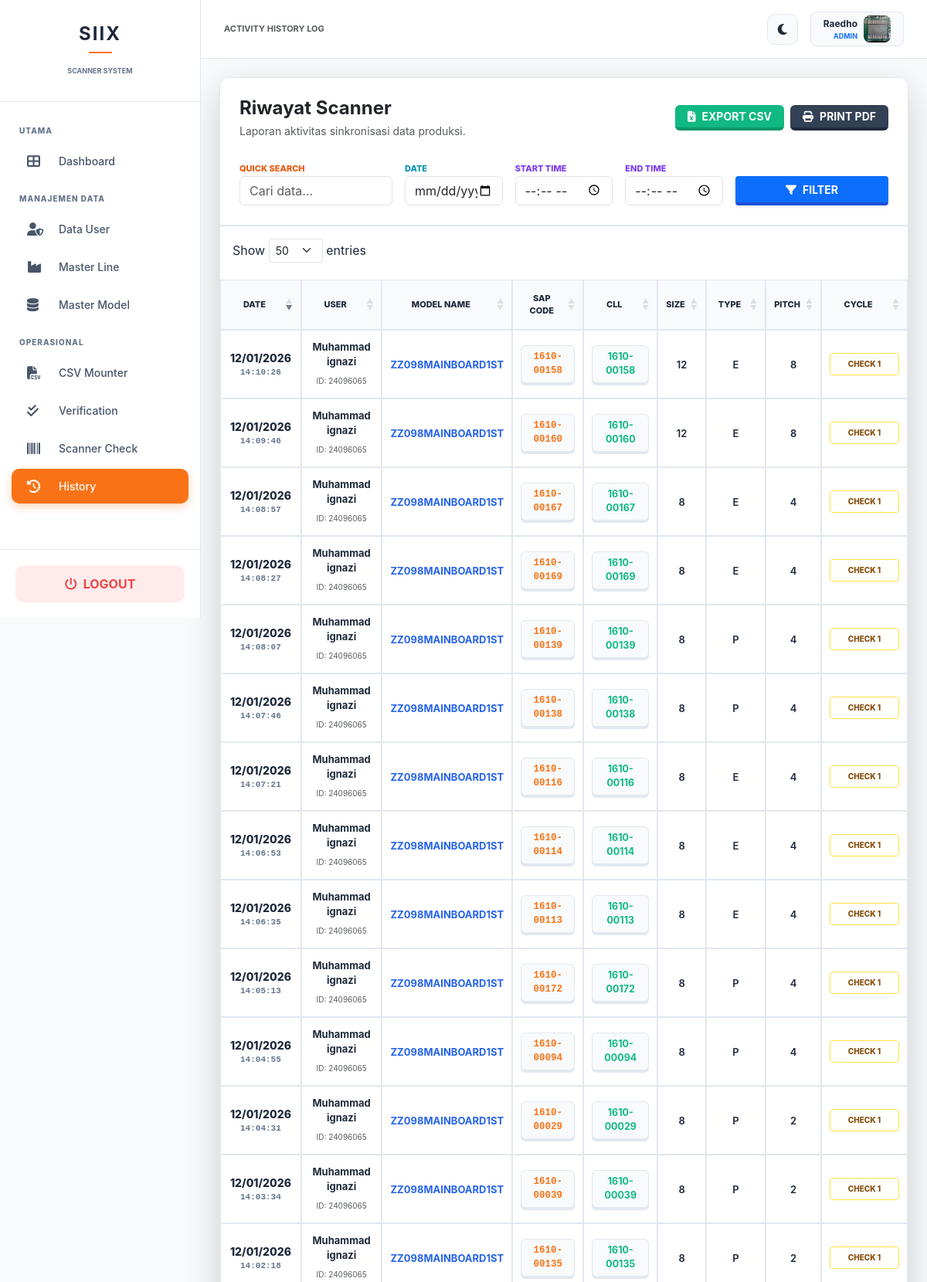
/admin/history_scanner.php (signed in, upper part), run on the app's committed database.
### tables this page shows
CREATE TABLE `users` (
  `id` int(11) NOT NULL,
  `username` varchar(50) NOT NULL,
  `nama_karyawan` varchar(100) DEFAULT NULL,
  `password` varchar(255) NOT NULL,
  `role` enum('admin','user') DEFAULT 'user',
  `foto` varchar(255) DEFAULT 'default.png'
);

CREATE TABLE `scanner_history` (
  `id` int(11) NOT NULL,
  `tanggal` datetime DEFAULT current_timestamp(),
  `nama_karyawan` varchar(100) DEFAULT NULL,
  `username` varchar(50) DEFAULT NULL,
  `role` varchar(20) DEFAULT NULL,
  `model_name` varchar(100) DEFAULT NULL,
  `sap_code` varchar(100) DEFAULT NULL,
  `status` varchar(20) DEFAULT 'COMPLETED',
  `cll` varchar(50) DEFAULT NULL,
  `size` varchar(50) DEFAULT NULL,
  `type` varchar(50) DEFAULT NULL,
  `pitch` varchar(50) DEFAULT NULL,
  `cycle` int(11) DEFAULT NULL
);

### admin/history_scanner.php (the view, shortened to what this page needs)
<?php
include '../config/koneksi.php';
$user_login = $_SESSION['username'];
$query_user = mysqli_query($conn, "SELECT * FROM users WHERE username = '$user_login'");
$data_user = mysqli_fetch_assoc($query_user);
$where_clauses = [];
$where_sql = count($where_clauses) > 0 ? " WHERE " . implode(" AND ", $where_clauses) : "";
?>
<!DOCTYPE html>
<html lang="id">
<head>
    <link href="https://cdn.jsdelivr.net/npm/bootstrap@5.3.0/dist/css/bootstrap.min.css" rel="stylesheet">
    <link rel="stylesheet" href="https://cdnjs.cloudflare.com/ajax/libs/font-awesome/6.4.0/css/all.min.css">
    <link rel="stylesheet" href="https://cdn.datatables.net/1.13.4/css/dataTables.bootstrap5.min.css">
</head>
<body>
<nav id="sidebar">
    <div class="sidebar-header">
        <h4 class="fw-bold mb-0">SIIX</h4>
        <div style="height: 2px; width: 30px; background: var(--accent); margin: 8px auto;"></div>
        <small style="font-size: 9px; color: var(--text-muted); font-weight: 700;">SCANNER SYSTEM</small>
    </div>
    <div class="sidebar-menu">
        <div class="menu-label">Utama</div>
        <a href="dashboard.php"><i class="fas fa-th-large me-3"></i> Dashboard</a>
        <div class="menu-label">Manajemen Data</div>
        <a href="users.php"><i class="fas fa-user-shield me-3"></i> Data User</a>
        <a href="master_line.php"><i class="fas fa-industry me-3"></i> Master Line</a>
        <a href="master_data.php"><i class="fas fa-database me-3"></i> Master Model</a>
        <div class="menu-label">Operasional</div>
        <a href="csv_mounter.php"><i class="fas fa-file-csv me-3"></i> CSV Mounter</a>
        <a href="bom_check.php"><i class="fas fa-check-double me-3"></i> Verification</a>
        <a href="scanner_check.php"><i class="fas fa-barcode me-3"></i> Scanner Check</a>
        <a href="history_scanner.php" class="active"><i class="fas fa-clock-rotate-left me-3"></i> History</a>
    </div>
    <div class="sidebar-footer">
        <a href="../logout.php" style="width: 100%; display: flex; align-items: center; justify-content: center; padding: 12px; color: #ef4444; text-decoration: none; background: rgba(239, 68, 68, 0.1); border-radius: 10px; font-weight: 700;">
            <i class="fas fa-power-off me-2"></i> LOGOUT
        </a>
    </div>
</nav>
<div class="main-content">
    <div class="top-nav d-flex justify-content-between align-items-center no-print">
        <h6 class="mb-0 fw-bold text-muted text-uppercase" style="font-size: 11px;">Activity History Log</h6>
        <div class="d-flex align-items-center gap-3">
            <button class="theme-toggle" id="darkModeToggle"><i class="fas fa-moon" id="themeIcon"></i></button>
            <div class="d-flex align-items-center gap-2 px-3 py-1 rounded-3" style="background: var(--bg-body); border: 1px solid var(--nav-border);">
                <div class="text-end">
                    <p class="mb-0 fw-bold" style="font-size: 12px;"><?= $data_user['nama_karyawan'] ?></p>
                    <p class="mb-0 text-primary fw-bold" style="font-size: 9px; text-transform: uppercase;"><?= $_SESSION['role'] ?></p>
                </div>
                <img src="../assets/img/profile/<?= $data_user['foto'] ?: 'default.png' ?>" style="width: 35px; height: 35px; border-radius: 8px; object-fit: cover;">
            </div>
        </div>
    </div>
    <div class="p-4">
        <div class="unified-card shadow-lg">
            <div class="unified-header no-print">
                <div class="d-flex justify-content-between align-items-center mb-4">
                    <div>
                        <h4 class="fw-bold text-dark mb-1">Riwayat Scanner</h4>
                        <p class="text-muted small mb-0">Laporan aktivitas sinkronisasi data produksi.</p>
                    </div>
                    <div class="d-flex gap-2">
                        <a href="?export=csv" class="btn btn-3d-csv btn-sm fw-bold px-3"><i class="fas fa-file-excel me-2"></i>EXPORT CSV</a>
                        <button onclick="window.print()" class="btn btn-3d-print btn-sm fw-bold px-3"><i class="fas fa-print me-2"></i>PRINT PDF</button>
                    </div>
                </div>
                <form action="" method="GET" class="row g-3 align-items-end">
                    <div class="col-md-3">
                        <label style="color: #ea580c; font-size: 11px; font-weight: 800;">QUICK SEARCH</label>
                        <input type="text" name="search" class="form-control" placeholder="Cari data..." value="<?= $_GET['search'] ?? '' ?>">
                    </div>
                    <div class="col-md-2">
                        <label style="color: #0891b2; font-size: 11px; font-weight: 800;">DATE</label>
                        <input type="date" name="filter_date" class="form-control" value="<?= $_GET['filter_date'] ?? '' ?>">
                    </div>
                    <div class="col-md-2">
                        <label style="color: #7c3aed; font-size: 11px; font-weight: 800;">START TIME</label>
                        <input type="time" name="time_start" class="form-control" value="<?= $_GET['time_start'] ?? '' ?>">
                    </div>
                    <div class="col-md-2">
                        <label style="color: #7c3aed; font-size: 11px; font-weight: 800;">END TIME</label>
                        <input type="time" name="time_end" class="form-control" value="<?= $_GET['time_end'] ?? '' ?>">
                    </div>
                    <div class="col-md-3">
                        <button type="submit" class="btn btn-primary btn-sm w-100 fw-bold shadow-sm" style="height: 38px; border-bottom: 4px solid #1d4ed8;">
                            <i class="fas fa-filter me-2"></i>FILTER
                        </button>
                    </div>
                </form>
            </div>
            <div class="table-responsive">
                <table id="historyTable" class="table table-3d table-hover mb-0">
                    <thead>
                        <tr>
                            <th>Date</th>
                            <th>User</th>
                            <th>Model Name</th>
                            <th>SAP Code</th>
                            <th>CLL</th>
                            <th>Size</th>
                            <th>Type</th>
                            <th>Pitch</th>
                            <th>Cycle</th>
                        </tr>
                    </thead>
                    <tbody>
                        <?php
                        $sql = "SELECT * FROM scanner_history $where_sql ORDER BY tanggal DESC LIMIT 500";
                        $history = mysqli_query($conn, $sql);
                        while($row = mysqli_fetch_assoc($history)):
                            $c_val = $row['cycle'] ?? 0;
                            if($c_val >= 4) { $c_class = "c-completed"; $label = "FINISHED"; }
                            else { $c_class = "c-1"; $label = "CHECK " . $c_val; }
                        ?>
                        <tr>
                            <td>
                                <span class="text-date-top"><?= date('d/m/Y', strtotime($row['tanggal'])) ?></span>
                                <span class="text-time"><?= date('H:i:s', strtotime($row['tanggal'])) ?></span>
                            </td>
                            <td>
                                <div class="text-data" style="font-weight: 700;"><?= $row['nama_karyawan'] ?></div>
                                <small class="text-muted" style="font-size: 10px;">ID: <?= $row['username'] ?></small>
                            </td>
                            <td><span class="text-data text-model"><?= $row['model_name'] ?></span></td>
                            <td><div class="data-box-3d box-sap"><?= $row['sap_code'] ?></div></td>
                            <td><div class="data-box-3d box-cll"><?= $row['cll'] ?></div></td>
                            <td><span class="text-data"><?= $row['size'] ?></span></td>
                            <td><span class="text-data text-uppercase"><?= $row['type'] ?></span></td>
                            <td><span class="text-data"><?= $row['pitch'] ?></span></td>
                            <td><span class="cycle-badge <?= $c_class ?>"><?= $label ?></span></td>
                        </tr>
                        <?php endwhile; ?>
                    </tbody>
                </table>
            </div>
        </div>
        </div>
</div>
</body>
</html>

### admin/history_scanner.php (style rules this page uses)
:root { --bg-body: #f8fafc; --bg-sidebar: #ffffff; --bg-card: #ffffff; --text-main: #1e293b; --text-muted: #64748b; --sidebar-text: #475569; --sidebar-hover: #f1f5f9; --nav-border: #e2e8f0; --accent: #f97316; --sidebar-header-text: #1e293b; }
body { background-color: var(--bg-body); color: var(--text-main); font-family: 'Inter', sans-serif; transition: background-color 0.3s; }
#sidebar { width: 260px; height: 100vh; position: fixed; background: var(--bg-sidebar); border-right: 1px solid var(--nav-border); z-index: 1000; display: flex; flex-direction: column; }
.sidebar-header { padding: 30px 25px; text-align: center; border-bottom: 1px solid var(--nav-border); }
.sidebar-header h4 { color: var(--sidebar-header-text); font-weight: 800; letter-spacing: 2px; }
.sidebar-menu { flex: 1; padding: 15px 0; overflow-y: auto; }
.sidebar-menu .menu-label { padding: 15px 25px 5px; font-size: 10px; font-weight: 800; color: var(--text-muted); text-transform: uppercase; letter-spacing: 1px; }
.sidebar-menu a { padding: 12px 20px; margin: 4px 15px; display: flex; align-items: center; color: var(--sidebar-text); text-decoration: none; font-size: 14px; border-radius: 10px; font-weight: 500; transition: 0.2s; }
.sidebar-menu a i { width: 25px; font-size: 17px; }
.sidebar-menu a.active { color: #fff; background: var(--accent); box-shadow: 0 4px 12px rgba(249, 115, 22, 0.3); }
.sidebar-footer { padding: 20px; border-top: 1px solid var(--nav-border); }
.main-content { margin-left: 260px; width: calc(100% - 260px); min-height: 100vh; }
.top-nav { background: var(--bg-card); padding: 15px 30px; border-bottom: 1px solid var(--nav-border); position: sticky; top: 0; z-index: 999; }
.theme-toggle { cursor: pointer; width: 40px; height: 40px; border-radius: 10px; display: flex; align-items: center; justify-content: center; background: var(--bg-body); color: var(--text-main); border: 1px solid var(--nav-border); }
.unified-card { background: var(--bg-card); border-radius: 12px; border: 1px solid var(--nav-border); box-shadow: 0 10px 30px rgba(0,0,0,0.08); overflow: hidden; }
.unified-header { padding: 25px; border-bottom: 2px solid var(--nav-border); }
.btn-3d-csv { background: #10b981; color: white; border: none; border-bottom: 4px solid #059669; transition: 0.1s; border-radius: 6px; }
.btn-3d-print { background: #334155; color: white; border: none; border-bottom: 4px solid #1e293b; transition: 0.1s; border-radius: 6px; }
.table-3d thead th { background: var(--bg-body); color: var(--text-main); font-size: 11px; font-weight: 800; text-transform: uppercase; padding: 15px 10px; border: 1px solid var(--nav-border) !important; text-align: center !important; vertical-align: middle; }
.table-3d td { padding: 12px 10px; border: 1px solid var(--nav-border) !important; text-align: center !important; vertical-align: middle; color: var(--text-main); }
.data-box-3d { display: inline-block; padding: 5px 12px; border-radius: 6px; border: 1px solid var(--nav-border); box-shadow: 0 3px 0 var(--nav-border); font-size: 12.5px; font-weight: 700; background: var(--bg-body); }
.box-sap { font-family: 'Consolas', monospace; color: #f97316; }
.box-cll { color: #10b981; }
.text-data { font-size: 13px; font-weight: 600; }
.text-date-top { font-size: 14px; font-weight: 800; display: block; }
.text-time { font-family: 'Consolas', monospace; font-size: 11px; font-weight: 600; color: var(--text-muted); display: block; }
.text-model { color: #2563eb; font-weight: 700; }
.cycle-badge { font-weight: 800; font-size: 10px; padding: 6px 14px; border-radius: 4px; border: 1px solid; display: inline-block; min-width: 90px; }
.c-1 { background: rgba(254, 252, 232, 0.2); color: #854d0e; border-color: #fde047; }

### data on the page
users: nama_karyawan "Raedho", foto (picture)
scanner_history: tanggal "12/01/2026", tanggal "14:10:26", nama_karyawan "Muhammad ignazi", username "24096065", model_name "ZZ098MAINBOARD1ST", sap_code "1610-00158", cll "1610-00158", size "12", type "E", pitch "8", cycle "CHECK 1"
scanner_history: tanggal "12/01/2026", tanggal "14:09:46", nama_karyawan "Muhammad ignazi", username "24096065", model_name "ZZ098MAINBOARD1ST", sap_code "1610-00160", cll "1610-00160", size "12", type "E", pitch "8", cycle "CHECK 1"
scanner_history: tanggal "12/01/2026", tanggal "14:08:57", nama_karyawan "Muhammad ignazi", username "24096065", model_name "ZZ098MAINBOARD1ST", sap_code "1610-00167", cll "1610-00167", size "8", type "E", pitch "4", cycle "CHECK 1"
scanner_history: tanggal "12/01/2026", tanggal "14:08:27", nama_karyawan "Muhammad ignazi", username "24096065", model_name "ZZ098MAINBOARD1ST", sap_code "1610-00169", cll "1610-00169", size "8", type "E", pitch "4", cycle "CHECK 1"
scanner_history: tanggal "12/01/2026", tanggal "14:08:07", nama_karyawan "Muhammad ignazi", username "24096065", model_name "ZZ098MAINBOARD1ST", sap_code "1610-00139", cll "1610-00139", size "8", type "P", pitch "4", cycle "CHECK 1"
scanner_history: tanggal "12/01/2026", tanggal "14:07:46", nama_karyawan "Muhammad ignazi", username "24096065", model_name "ZZ098MAINBOARD1ST", sap_code "1610-00138", cll "1610-00138", size "8", type "P", pitch "4", cycle "CHECK 1"
scanner_history: tanggal "12/01/2026", tanggal "14:07:21", nama_karyawan "Muhammad ignazi", username "24096065", model_name "ZZ098MAINBOARD1ST", sap_code "1610-00116", cll "1610-00116", size "8", type "E", pitch "4", cycle "CHECK 1"
scanner_history: tanggal "12/01/2026", tanggal "14:06:53", nama_karyawan "Muhammad ignazi", username "24096065", model_name "ZZ098MAINBOARD1ST", sap_code "1610-00114", cll "1610-00114", size "8", type "E", pitch "4", cycle "CHECK 1"
scanner_history: tanggal "12/01/2026", tanggal "14:06:35", nama_karyawan "Muhammad ignazi", username "24096065", model_name "ZZ098MAINBOARD1ST", sap_code "1610-00113", cll "1610-00113", size "8", type "E", pitch "4", cycle "CHECK 1"
scanner_history: tanggal "12/01/2026", tanggal "14:05:13", nama_karyawan "Muhammad ignazi", username "24096065", model_name "ZZ098MAINBOARD1ST", sap_code "1610-00172", cll "1610-00172", size "8", type "P", pitch "4", cycle "CHECK 1"
scanner_history: tanggal "12/01/2026", tanggal "14:04:55", nama_karyawan "Muhammad ignazi", username "24096065", model_name "ZZ098MAINBOARD1ST", sap_code "1610-00094", cll "1610-00094", size "8", type "P", pitch "4", cycle "CHECK 1"
scanner_history: tanggal "12/01/2026", tanggal "14:04:31", nama_karyawan "Muhammad ignazi", username "24096065", model_name "ZZ098MAINBOARD1ST", sap_code "1610-00029", cll "1610-00029", size "8", type "P", pitch "2", cycle "CHECK 1"
scanner_history: tanggal "12/01/2026", tanggal "14:03:34", nama_karyawan "Muhammad ignazi", username "24096065", model_name "ZZ098MAINBOARD1ST", sap_code "1610-00039", cll "1610-00039", size "8", type "P", pitch "2", cycle "CHECK 1"
scanner_history: tanggal "12/01/2026", tanggal "14:02:18", nama_karyawan "Muhammad ignazi", username "24096065", model_name "ZZ098MAINBOARD1ST", sap_code "1610-00135", cll "1610-00135", size "8", type "P", pitch "2", cycle "CHECK 1"

### other printed values
$_SESSION['role'] "ADMIN"
